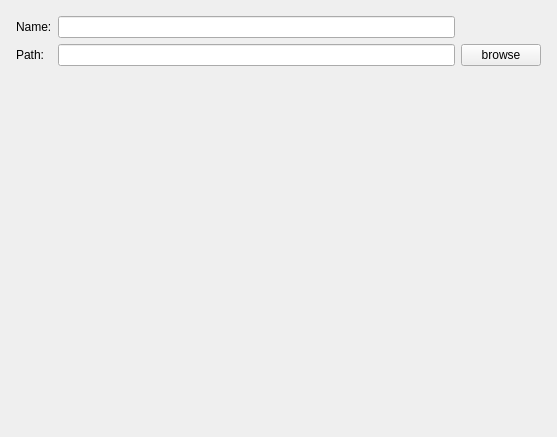
<?xml version="1.0" encoding="UTF-8"?>
<ui version="4.0">
 <class>ProSetPage</class>
 <widget class="QWizardPage" name="ProSetPage">
  <property name="geometry">
   <rect>
    <x>0</x>
    <y>0</y>
    <width>557</width>
    <height>437</height>
   </rect>
  </property>
  <property name="windowTitle">
   <string>WizardPage</string>
  </property>
  <layout class="QGridLayout" name="gridLayout_2">
   <item row="0" column="0">
    <layout class="QGridLayout" name="gridLayout">
     <property name="leftMargin">
      <number>5</number>
     </property>
     <property name="topMargin">
      <number>5</number>
     </property>
     <property name="rightMargin">
      <number>5</number>
     </property>
     <property name="bottomMargin">
      <number>5</number>
     </property>
     <item row="1" column="0">
      <widget class="QLabel" name="path_lb">
       <property name="text">
        <string>Path:</string>
       </property>
      </widget>
     </item>
     <item row="1" column="2">
      <widget class="QPushButton" name="browse_btn">
       <property name="text">
        <string>browse</string>
       </property>
      </widget>
     </item>
     <item row="0" column="1">
      <widget class="QLineEdit" name="name_ed"/>
     </item>
     <item row="1" column="1">
      <widget class="QLineEdit" name="path_ed"/>
     </item>
     <item row="0" column="0">
      <widget class="QLabel" name="name_lb">
       <property name="text">
        <string>Name:</string>
       </property>
      </widget>
     </item>
     <item row="2" column="1">
      <widget class="QLabel" name="tips_lb">
       <property name="text">
        <string/>
       </property>
      </widget>
     </item>
    </layout>
   </item>
  </layout>
 </widget>
 <resources/>
 <connections/>
</ui>
